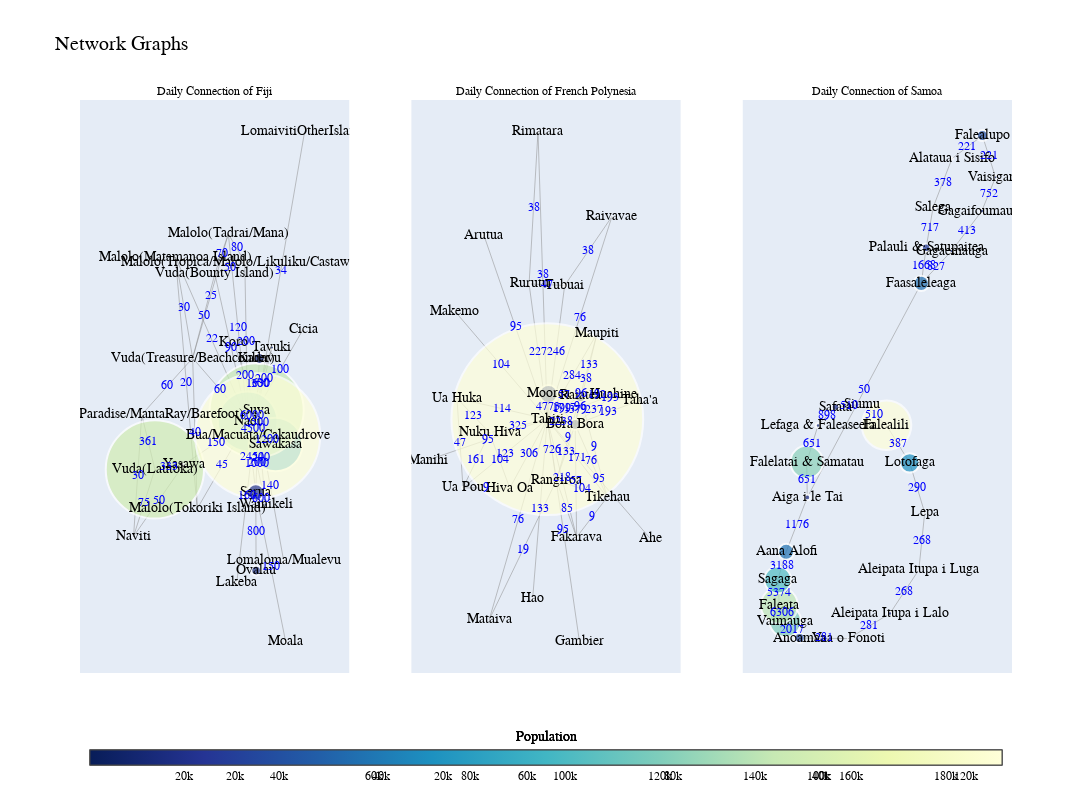

This figure's notebook cell:
### Code cell
import plotly.graph_objects as go  # 导入plotly的graph_objects模块
import networkx as nx  # 导入networkx模块用于创建和操作复杂网络
from plotly.subplots import make_subplots  # 导入make_subplots函数用于创建子图
import json  # 导入json模块用于处理JSON数据

# 定义一个函数，用于绘制每个子图
def draw_plotly_graph(fig, json_path, title, row, col):
    with open(json_path, 'r', encoding='utf-8') as file:  # 打开JSON文件
        df = json.load(file)  # 读取JSON数据

    locations = df['n']  # 获取地点信息
    links = df['Connectivity Matrix W']  # 获取连接信息
    ports = df['ports_according_communities']  # 获取港口信息

    location_map = {}  # 创建一个地点映射字典
    for location, port_list in ports.items():  # 遍历每个地点及其港口列表
        for port in port_list:  # 遍历每个港口
            location_map[port.strip()] = location  # 将港口映射到地点

    G = nx.Graph()  # 创建一个无向图

    for location, population in locations.items():  # 遍历每个地点及其人口
        G.add_node(location, size=population, label=f"{location}")  # 添加节点及其属性

    for connection, volume in links.items():  # 遍历每个连接及其流量
        loc1, loc2 = [location_map[port.strip()] for port in connection.split(',')]  # 获取连接的两个地点
        G.add_edge(loc1, loc2, weight=volume)  # 添加边及其权重

    pos = nx.spring_layout(G)  # 使用spring布局算法计算节点位置
    edge_x = []  # 创建用于存储边的x坐标的列表
    edge_y = []  # 创建用于存储边的y坐标的列表
    edge_text = []  # 创建用于存储边的文本标签的列表
    for edge in G.edges():  # 遍历每条边
        x0, y0 = pos[edge[0]]  # 获取边起点的坐标
        x1, y1 = pos[edge[1]]  # 获取边终点的坐标
        edge_x.extend([x0, x1, None])  # 添加边的x坐标
        edge_y.extend([y0, y1, None])  # 添加边的y坐标
        edge_text.append(f'{G[edge[0]][edge[1]]["weight"]}')  # 添加边的权重作为文本标签

    # 创建边的散点图对象
    edge_trace = go.Scatter(
        x=edge_x, y=edge_y,
        line=dict(width=0.5, color='#888'),  # 设置线条宽度和颜色
        hoverinfo='none',  # 设置悬停信息为无
        mode='lines')  # 设置模式为线条

    node_x = []  # 创建用于存储节点的x坐标的列表
    node_y = []  # 创建用于存储节点的y坐标的列表
    node_text = []  # 创建用于存储节点的文本标签的列表
    node_size = []  # 创建用于存储节点大小的列表
    for node in G.nodes():  # 遍历每个节点
        x, y = pos[node]  # 获取节点的坐标
        node_x.append(x)  # 添加节点的x坐标
        node_y.append(y)  # 添加节点的y坐标
        node_text.append(G.nodes[node]['label'])  # 添加节点的标签
        node_size.append(G.nodes[node]['size'])  # 添加节点的大小

    # 创建节点的散点图对象
    node_trace = go.Scatter(
        x=node_x, y=node_y,
        mode='markers+text',  # 设置模式为标记+文本
        hoverinfo='text',  # 设置悬停信息为文本
        text=node_text,  # 设置文本标签
        marker=dict(
            showscale=True,  # 显示颜色条
            colorscale='YlGnBu',  # 设置颜色条的颜色
            reversescale=True,  # 反转颜色条
            color=node_size,  # 设置节点颜色为大小
            size=[size / 1000 for size in node_size],  # 调整节点大小
            colorbar=dict(
                thickness=15,  # 设置颜色条厚度
                orientation='h',  # 设置颜色条为水平
                title='Population',  # 设置颜色条标题
                xanchor='center',  # 设置颜色条位置
                titleside='top',  # 设置颜色条标题位置
                titlefont=dict(size=14, family='Arial', color='black'),  # 设置颜色条标题字体
                tickfont=dict(size=12, family='Arial', color='black'),  # 设置颜色条刻度字体
                x=0.5,  # 设置颜色条的水平位置
                y=-0.2,  # 设置颜色条的垂直位置
                tickvals=[0, 20000, 40000, 60000, 80000, 100000, 120000, 140000, 160000, 180000],  # 设置颜色条刻度值
                ticktext=['0', '20k', '40k', '60k', '80k', '100k', '120k', '140k', '160k', '180k']  # 设置颜色条刻度文本
            ),
            line_width=2))  # 设置标记边框宽度

    # 创建边权重的文本标签对象
    edge_weight_trace = go.Scatter(
        x=[(pos[edge[0]][0] + pos[edge[1]][0]) / 2 for edge in G.edges()],  # 计算边中点的x坐标
        y=[(pos[edge[0]][1] + pos[edge[1]][1]) / 2 for edge in G.edges()],  # 计算边中点的y坐标
        text=edge_text,  # 设置文本标签
        mode='text',  # 设置模式为文本
        hoverinfo='none',  # 设置悬停信息为无
        textfont=dict(color='blue', size=12, family='Arial')  # 设置文本标签字体
    )

    # 将边、节点和边权重的trace添加到图中
    fig.add_trace(edge_trace, row=row, col=col)
    fig.add_trace(node_trace, row=row, col=col)
    fig.add_trace(edge_weight_trace, row=row, col=col)

    # 更新x轴和y轴的显示设置
    fig.update_xaxes(showgrid=False, zeroline=False, showticklabels=False, row=row, col=col)
    fig.update_yaxes(showgrid=False, zeroline=False, showticklabels=False, row=row, col=col)
    fig.update_annotations(dict(font_size=12))  # 更新注释的字体大小

# 创建一个包含1行3列的子图
fig = make_subplots(rows=1, cols=3, subplot_titles=('Daily Connection of Fiji', 'Daily Connection of French Polynesia', 'Daily Connection of Samoa'))

# 绘制并添加每个图到子图中
draw_plotly_graph(fig, 'fj_network.json', 'Daily Connection of Fiji', 1, 1)
draw_plotly_graph(fig, 'fp_network.json', 'Daily Connection of French Polynesia', 1, 2)
draw_plotly_graph(fig, 'ws_network.json', 'Daily Connection of Samoa', 1, 3)

# 更新布局设置
fig.update_layout(title_text="Network Graphs", showlegend=False, height=800, width=1800, font=dict(size=14, family='Arial', color='black'))

# 显示图形
fig.show()

# 保存图形为高分辨率图片
fig.write_image('network_graphs.png', scale=2)

### Figure 1 — Plotly figure (JSON) as saved in the notebook; plotly's stock layout.template omitted (floating-point values rounded to 4 significant figures; data arrays with more than 128 entries replaced by an {"elided": "..."} marker saying what was removed)
{"data": [{"hoverinfo": "none", "line": {"color": "#888", "width": 0.5}, "mode": "lines", "type": "scatter", "x": [0.1308, 0.1027, null, 0.1308, -0.194, null, 0.1308, -0.369, null, 0.1308, -0.06061, null, 0.1308, -0.4141, null, 0.1308, -0.5846, null, 0.1308, -0.504, null, 0.1308, 0.2115, null, 0.1308, 0.2202, null, 0.1308, 0.3718, null, 0.1308, 0.2301, null, 0.1308, 0.3092, null, 0.4074, 0.2301, null, -0.7886, -0.9188, null, -0.7886, -0.504, null, -0.7886, -1, null, 0.1027, -0.194, null, 0.1027, -0.06061, null, -0.194, -0.06061, null, -0.194, -0.4141, null, 0.2202, 0.2475, null, 0.2202, 0.3718, null, 0.2202, 0.02383, null, 0.2202, 0.6822, null, 0.2202, 0.488, null, 0.2202, 0.6956, null, 0.2202, -0.008274, null, 0.2202, 0.2301, null, 0.2202, 0.3092, null, -0.9188, -0.4141, null, -0.9188, -1, null, -0.369, -0.4141, null, -0.369, -0.5846, null, -0.06061, -0.4141, null, -0.4141, -0.5846, null, -0.504, -1, null, 0.2301, 0.2115, null, 0.2115, 0.5068, null, 0.2115, 0.2144, null, 0.2115, 0.3092, null], "xaxis": "x", "y": [-0.01555, 0.3232, null, -0.01555, 0.298, null, -0.01555, -0.2011, null, -0.01555, 0.3831, null, -0.01555, 0.1191, null, -0.01555, 0.3336, null, -0.01555, -0.1077, null, -0.01555, -0.1665, null, -0.01555, 0.007857, null, -0.01555, 0.1415, null, -0.01555, -0.04605, null, -0.01555, -0.1927, null, -0.06458, -0.04605, null, -0.1176, -0.001279, null, -0.1176, -0.1077, null, -0.1176, -0.26, null, 0.3232, 0.298, null, 0.3232, 0.3831, null, 0.298, 0.3831, null, 0.298, 0.1191, null, 0.007857, 0.1182, null, 0.007857, 0.1415, null, 0.007857, -0.3572, null, 0.007857, 0.1808, null, 0.007857, -0.3122, null, 0.007857, 0.6004, null, 0.007857, 0.1531, null, 0.007857, -0.04605, null, 0.007857, -0.1927, null, -0.001279, 0.1191, null, -0.001279, -0.26, null, -0.2011, 0.1191, null, -0.2011, 0.3336, null, 0.3831, 0.1191, null, 0.1191, 0.3336, null, -0.1077, -0.26, null, -0.04605, -0.1665, null, -0.1665, -0.4831, null, -0.1665, -0.3328, null, -0.1665, -0.1927, null], "yaxis": "y"}, {"hoverinfo": "text", "marker": {"color": [59717, 53614, 98264, 1961, 600, 94088, 2410, 300, 800, 400, 2226, 150, 500, 124994, 10869, 16366, 4033, 1383, 1557, 1028, 1753, 9606, 230, 2937, 4486], "colorbar": {"orientation": "h", "thickness": 15, "tickfont": {"color": "black", "family": "Arial", "size": 12}, "ticktext": ["0", "20k", "40k", "60k", "80k", "100k", "120k", "140k", "160k", "180k"], "tickvals": [0, 20000, 40000, 60000, 80000, 100000, 120000, 140000, 160000, 180000], "title": {"font": {"color": "black", "family": "Arial", "size": 14}, "side": "top", "text": "Population"}, "x": 0.5, "xanchor": "center", "y": -0.2}, "colorscale": [[0, "rgb(255,255,217)"], [0.125, "rgb(237,248,177)"], [0.25, "rgb(199,233,180)"], [0.375, "rgb(127,205,187)"], [0.5, "rgb(65,182,196)"], [0.625, "rgb(29,145,192)"], [0.75, "rgb(34,94,168)"], [0.875, "rgb(37,52,148)"], [1, "rgb(8,29,88)"]], "line": {"width": 2}, "reversescale": true, "showscale": true, "size": [59.72, 53.61, 98.26, 1.961, 0.6, 94.09, 2.41, 0.3, 0.8, 0.4, 2.226, 0.15, 0.5, 125.0, 10.87, 16.37, 4.033, 1.383, 1.557, 1.028, 1.753, 9.606, 0.23, 2.937, 4.486]}, "mode": "markers+text", "text": ["Nadi", "Sawakasa", "Vuda(Lautoka)", "Malolo(Tropica/Malolo/Likuliku/Castaway)", "Vuda(Bounty Island)", "Suva", "Naviti(Paradise/MantaRay/Barefoot)", "Malolo(Tokoriki Island)", "Malolo(Tadrai/Mana)", "Vuda(Treasure/Beachconber)", "Yasawa", "Malolo(Matamanoa Island)", "Naviti", "Bua/Macuata/Cakaudrove", "Kadavu", "Serua", "Tavuki", "Moala", "Lakeba", "Cicia", "Lomaloma/Mualevu", "Ovalau", "LomaivitiOtherIslands", "Koro", "Wainikeli"], "type": "scatter", "x": [0.1308, 0.4074, -0.7886, 0.1027, -0.194, 0.2202, -0.9188, -0.369, -0.06061, -0.4141, -0.504, -0.5846, -1, 0.2301, 0.2475, 0.2115, 0.3718, 0.5068, 0.02383, 0.6822, 0.488, 0.2144, 0.6956, -0.008274, 0.3092], "xaxis": "x", "y": [-0.01555, -0.06458, -0.1176, 0.3232, 0.298, 0.007857, -0.001279, -0.2011, 0.3831, 0.1191, -0.1077, 0.3336, -0.26, -0.04605, 0.1182, -0.1665, 0.1415, -0.4831, -0.3572, 0.1808, -0.3122, -0.3328, 0.6004, 0.1531, -0.1927], "yaxis": "y"}, {"hoverinfo": "none", "mode": "text", "text": ["200", "90", "45", "120", "60", "22", "150", "2454", "6000", "300", "4500", "200", "1200", "361", "333", "75", "50", "80", "70", "50", "1630", "200", "160", "100", "140", "34", "200", "2500", "200", "60", "30", "40", "20", "25", "30", "50", "1000", "150", "800", "600"], "textfont": {"color": "blue", "family": "Arial", "size": 12}, "type": "scatter", "x": [0.1168, -0.03158, -0.1191, 0.03512, -0.1416, -0.2269, -0.1866, 0.1712, 0.1755, 0.2513, 0.1805, 0.22, 0.3187, -0.8537, -0.6463, -0.8943, -0.04565, 0.02105, -0.1273, -0.3041, 0.2338, 0.296, 0.122, 0.4512, 0.3541, 0.4579, 0.106, 0.2251, 0.2647, -0.6665, -0.9594, -0.3916, -0.4768, -0.2374, -0.4994, -0.752, 0.2208, 0.3592, 0.213, 0.2604], "xaxis": "x", "y": [0.1538, 0.1412, -0.1083, 0.1838, 0.05175, 0.159, -0.06162, -0.09104, -0.003847, 0.06295, -0.0308, -0.1041, -0.05531, -0.05944, -0.1126, -0.1888, 0.3106, 0.3531, 0.3405, 0.2085, 0.06301, 0.07466, -0.1747, 0.09431, -0.1522, 0.3041, 0.08046, -0.0191, -0.09243, 0.05889, -0.1307, -0.04104, 0.06621, 0.2511, 0.2263, -0.1839, -0.1063, -0.3248, -0.2496, -0.1796], "yaxis": "y"}, {"hoverinfo": "none", "line": {"color": "#888", "width": 0.5}, "mode": "lines", "type": "scatter", "x": {"elided": "150 float values"}, "xaxis": "x2", "y": {"elided": "150 float values"}, "yaxis": "y2"}, {"hoverinfo": "text", "marker": {"color": [490, 1736, 10758, 1679, 1570, 1227, 2371, 6263, 1391, 1138, 292, 1302, 18201, 3025, 12388, 900, 3761, 893, 2163, 5296, 191779, 589, 2185, 719, 2168], "colorbar": {"orientation": "h", "thickness": 15, "tickfont": {"color": "black", "family": "Arial", "size": 12}, "ticktext": ["0", "20k", "40k", "60k", "80k", "100k", "120k", "140k", "160k", "180k"], "tickvals": [0, 20000, 40000, 60000, 80000, 100000, 120000, 140000, 160000, 180000], "title": {"font": {"color": "black", "family": "Arial", "size": 14}, "side": "top", "text": "Population"}, "x": 0.5, "xanchor": "center", "y": -0.2}, "colorscale": [[0, "rgb(255,255,217)"], [0.125, "rgb(237,248,177)"], [0.25, "rgb(199,233,180)"], [0.375, "rgb(127,205,187)"], [0.5, "rgb(65,182,196)"], [0.625, "rgb(29,145,192)"], [0.75, "rgb(34,94,168)"], [0.875, "rgb(37,52,148)"], [1, "rgb(8,29,88)"]], "line": {"width": 2}, "reversescale": true, "showscale": true, "size": [0.49, 1.736, 10.76, 1.679, 1.57, 1.227, 2.371, 6.263, 1.391, 1.138, 0.292, 1.302, 18.2, 3.025, 12.39, 0.9, 3.761, 0.893, 2.163, 5.296, 191.8, 0.589, 2.185, 0.719, 2.168]}, "mode": "markers+text", "text": ["Ahe", "Arutua", "Bora Bora", "Fakarava", "Gambier", "Hao", "Hiva Oa", "Huahine", "Makemo", "Manihi", "Mataiva", "Maupiti", "Moorea", "Nuku Hiva", "Raiatea", "Raivavae", "Rangiroa", "Rimatara", "Rurutu", "Taha'a", "Tahiti", "Tikehau", "Tubuai", "Ua Huka", "Ua Pou"], "type": "scatter", "x": [0.6945, -0.4014, 0.199, 0.2083, 0.2268, -0.08064, -0.2312, 0.4497, -0.5932, -0.7697, -0.3667, 0.343, 0.02335, -0.3632, 0.2328, 0.4402, 0.07588, -0.04551, -0.1041, 0.6243, 0.01568, 0.409, 0.13, -0.5784, -0.5384], "xaxis": "x2", "y": [-0.4309, 0.6363, -0.02874, -0.425, -0.7908, -0.6403, -0.2525, 0.07505, 0.3698, -0.1539, -0.7156, 0.2913, 0.07827, -0.05818, 0.07184, 0.7012, -0.2249, 1, 0.465, 0.05574, -0.01036, -0.2848, 0.4597, 0.06349, -0.2515], "yaxis": "y2"}, {"hoverinfo": "none", "mode": "text", "text": ["95", "95", "57", "237", "38", "199", "379", "133", "193", "76", "2238", "85", "218", "9", "95", "133", "104", "306", "9", "96", "192", "96", "104", "95", "19", "76", "133", "284", "57", "4773", "123", "161", "325", "9", "193", "9", "1717", "76", "38", "104", "726", "38", "38", "47", "227", "171", "246", "114", "123", "47"], "textfont": {"color": "blue", "family": "Arial", "size": 12}, "type": "scatter", "x": [0.3551, -0.1929, 0.2037, 0.3243, 0.271, 0.1112, 0.2159, 0.1374, 0.4116, 0.304, 0.1073, 0.1421, 0.112, 0.3087, 0.1213, -0.03248, -0.2972, -0.1078, -0.3848, 0.2365, 0.3412, 0.2327, -0.2888, -0.377, -0.1454, -0.1755, 0.2879, 0.1794, 0.1281, 0.01951, -0.4708, -0.4508, -0.1738, 0.1544, 0.4286, 0.3209, 0.1243, 0.228, 0.2851, 0.2424, 0.04578, -0.07479, -0.01491, 0.01295, -0.04419, 0.2123, 0.07282, -0.2814, -0.2614, -0.5584], "xaxis": "x2", "y": [-0.2206, 0.313, -0.2269, 0.02315, 0.1313, 0.02476, 0.02155, -0.1268, 0.0135, -0.1568, -0.01955, -0.325, -0.2177, -0.3549, -0.4006, -0.3253, -0.1553, -0.1314, -0.252, 0.07666, 0.07344, 0.03234, 0.1797, -0.08213, -0.4703, -0.363, 0.1816, 0.1405, 0.07505, 0.03395, 0.002654, -0.1548, -0.03427, -0.07653, 0.06379, -0.1065, 0.03074, 0.3454, 0.5804, -0.2549, -0.1176, 0.7325, 0.4948, 0.4623, 0.2273, -0.1476, 0.2247, 0.02656, -0.1309, -0.094], "yaxis": "y2"}, {"hoverinfo": "none", "line": {"color": "#888", "width": 0.5}, "mode": "lines", "type": "scatter", "x": [0.2236, 0.3813, null, 0.2236, 0.2491, null, 0.2236, -0.3702, null, 0.3813, 0.5387, null, 0.5387, 0.6107, null, 0.6107, 0.5423, null, 0.5423, 0.3835, null, 0.3835, 0.2854, null, 0.2854, 0.2491, null, -0.4849, -0.4097, null, -0.4849, -0.5159, null, -0.5159, -0.524, null, -0.524, -0.4803, null, -0.4803, -0.3702, null, -0.3702, -0.3732, null, -0.3732, -0.3142, null, -0.3142, -0.2235, null, -0.2235, -0.08362, null, -0.08362, 0.04252, null, 0.04252, 0.1637, null, 0.1637, 0.2416, null, 0.2416, 0.2112, null, 0.2112, 0.0606, null, 0.0606, -0.1549, null, -0.1549, -0.4097, null], "xaxis": "x3", "y": [0.4808, 0.5941, null, 0.4808, 0.6061, null, 0.4808, -0.2706, null, 0.5941, 0.7347, null, 0.7347, 0.8533, null, 0.8533, 1, null, 1, 0.919, null, 0.919, 0.7477, null, 0.7477, 0.6061, null, -0.7054, -0.7645, null, -0.7054, -0.6499, null, -0.6499, -0.5602, null, -0.5602, -0.4618, null, -0.4618, -0.2706, null, -0.2706, -0.1468, null, -0.1468, -0.01775, null, -0.01775, 0.04675, null, 0.04675, 0.05605, null, 0.05605, -0.01745, null, -0.01745, -0.1493, null, -0.1493, -0.3248, null, -0.3248, -0.5251, null, -0.5251, -0.6783, null, -0.6783, -0.7664, null, -0.7664, -0.7645, null], "yaxis": "y3"}, {"hoverinfo": "text", "marker": {"color": [15290, 4136, 4797, 3760, 11060, 1891, 3584, 8338, 31531, 36942, 26869, 15939, 5880, 32560, 4488, 7320, 2551, 49580, 19350, 1460, 1338, 4426, 1404, 10085], "colorbar": {"orientation": "h", "thickness": 15, "tickfont": {"color": "black", "family": "Arial", "size": 12}, "ticktext": ["0", "20k", "40k", "60k", "80k", "100k", "120k", "140k", "160k", "180k"], "tickvals": [0, 20000, 40000, 60000, 80000, 100000, 120000, 140000, 160000, 180000], "title": {"font": {"color": "black", "family": "Arial", "size": 14}, "side": "top", "text": "Population"}, "x": 0.5, "xanchor": "center", "y": -0.2}, "colorscale": [[0, "rgb(255,255,217)"], [0.125, "rgb(237,248,177)"], [0.25, "rgb(199,233,180)"], [0.375, "rgb(127,205,187)"], [0.5, "rgb(65,182,196)"], [0.625, "rgb(29,145,192)"], [0.75, "rgb(34,94,168)"], [0.875, "rgb(37,52,148)"], [1, "rgb(8,29,88)"]], "line": {"width": 2}, "reversescale": true, "showscale": true, "size": [15.29, 4.136, 4.797, 3.76, 11.06, 1.891, 3.584, 8.338, 31.53, 36.94, 26.87, 15.94, 5.88, 32.56, 4.488, 7.32, 2.551, 49.58, 19.35, 1.46, 1.338, 4.426, 1.404, 10.09]}, "mode": "markers+text", "text": ["Faasaleleaga", "Gagaemauga", "Gagaifoumauga", "Vaisigano", "Falealupo", "Alataua i Sisifo", "Salega", "Palauli & Satupaitea", "Vaimauga", "Faleata", "Sagaga", "Aana Alofi", "Aiga i le Tai", "Falelatai & Samatau", "Lefaga & Faleaseela", "Safata", "Siumu", "Falealili", "Lotofaga", "Lepa", "Aleipata Itupa i Luga", "Aleipata Itupa i Lalo", "Vaa o Fonoti", "Anoamaa"], "type": "scatter", "x": [0.2236, 0.3813, 0.5387, 0.6107, 0.5423, 0.3835, 0.2854, 0.2491, -0.4849, -0.5159, -0.524, -0.4803, -0.3702, -0.3732, -0.3142, -0.2235, -0.08362, 0.04252, 0.1637, 0.2416, 0.2112, 0.0606, -0.1549, -0.4097], "xaxis": "x3", "y": [0.4808, 0.5941, 0.7347, 0.8533, 1, 0.919, 0.7477, 0.6061, -0.7054, -0.6499, -0.5602, -0.4618, -0.2706, -0.1468, -0.01775, 0.04675, 0.05605, -0.01745, -0.1493, -0.3248, -0.5251, -0.6783, -0.7664, -0.7645], "yaxis": "y3"}, {"hoverinfo": "none", "mode": "text", "text": ["827", "1668", "50", "413", "752", "221", "221", "378", "717", "2017", "6306", "5374", "3188", "1176", "651", "651", "898", "510", "510", "387", "290", "268", "268", "281", "281"], "textfont": {"color": "blue", "family": "Arial", "size": 12}, "type": "scatter", "x": [0.3025, 0.2363, -0.0733, 0.46, 0.5747, 0.5765, 0.4629, 0.3345, 0.2673, -0.4473, -0.5004, -0.52, -0.5022, -0.4253, -0.3717, -0.3437, -0.2688, -0.1535, -0.02055, 0.1031, 0.2027, 0.2264, 0.1359, -0.04715, -0.2823], "xaxis": "x3", "y": [0.5375, 0.5434, 0.1051, 0.6644, 0.794, 0.9266, 0.9595, 0.8333, 0.6769, -0.7349, -0.6776, -0.6051, -0.511, -0.3662, -0.2087, -0.08229, 0.0145, 0.0514, 0.0193, -0.0834, -0.2371, -0.4249, -0.6017, -0.7223, -0.7655], "yaxis": "y3"}], "layout": {"annotations": [{"font": {"size": 12}, "showarrow": false, "text": "Daily Connection of Fiji", "x": 0.1444, "xanchor": "center", "xref": "paper", "y": 1, "yanchor": "bottom", "yref": "paper"}, {"font": {"size": 12}, "showarrow": false, "text": "Daily Connection of French Polynesia", "x": 0.5, "xanchor": "center", "xref": "paper", "y": 1, "yanchor": "bottom", "yref": "paper"}, {"font": {"size": 12}, "showarrow": false, "text": "Daily Connection of Samoa", "x": 0.8556, "xanchor": "center", "xref": "paper", "y": 1, "yanchor": "bottom", "yref": "paper"}], "font": {"color": "black", "family": "Arial", "size": 14}, "height": 800, "showlegend": false, "title": {"text": "Network Graphs"}, "width": 1800, "xaxis": {"anchor": "y", "domain": [0, 0.2889], "showgrid": false, "showticklabels": false, "zeroline": false}, "xaxis2": {"anchor": "y2", "domain": [0.3556, 0.6444], "showgrid": false, "showticklabels": false, "zeroline": false}, "xaxis3": {"anchor": "y3", "domain": [0.7111, 1], "showgrid": false, "showticklabels": false, "zeroline": false}, "yaxis": {"anchor": "x", "domain": [0, 1], "showgrid": false, "showticklabels": false, "zeroline": false}, "yaxis2": {"anchor": "x2", "domain": [0, 1], "showgrid": false, "showticklabels": false, "zeroline": false}, "yaxis3": {"anchor": "x3", "domain": [0, 1], "showgrid": false, "showticklabels": false, "zeroline": false}}}
